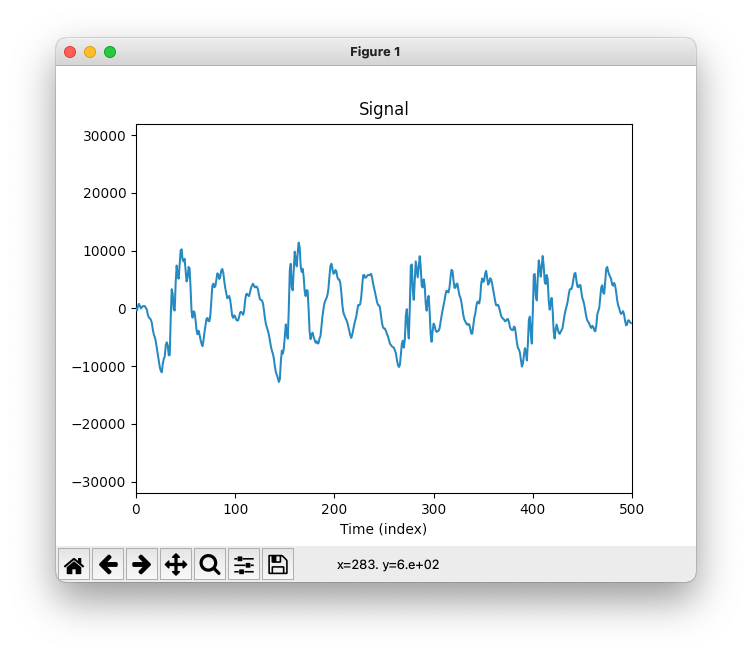

Write the Python code that produced this figure.
# plot_file_using_animate_rolling.py

import struct
import wave
import matplotlib
from matplotlib import pyplot
from matplotlib.animation import FuncAnimation

# matplotlib.use('TkAgg')
# matplotlib.use('MacOSX')

print('The matplotlib backend is %s' % pyplot.get_backend())      # Plotting backend

# Specify wave file
wavfile = 'author.wav'
print('Name of wave file: %s' % wavfile)

# Open wave file
wf = wave.open( wavfile, 'rb')

# Read wave file properties
RATE        = wf.getframerate()     # Frame rate (frames/second)
WIDTH       = wf.getsampwidth()     # Number of bytes per sample
LEN         = wf.getnframes()       # Signal length
CHANNELS    = wf.getnchannels()     # Number of channels

print('The file has %d channel(s).'         % CHANNELS)
print('The file has %d frames/second.'      % RATE)
print('The file has %d frames.'             % LEN)
print('The file has %d bytes per sample.'   % WIDTH)

# Number of samples to read at a time
READ_LEN = 20

# Number of samples to plot
PLOT_LEN = 500

plot_block = PLOT_LEN * [0]

# Set up plotting...

fig1 = pyplot.figure(1)
ax1 = fig1.add_subplot(1, 1, 1)   # axes
[g1] = ax1.plot([], [])

def my_init():
    print('Initialize')
    g1.set_xdata(range(PLOT_LEN))
    g1.set_ydata(plot_block)
    ax1.set_ylim(-32000, 32000)
    ax1.set_xlim(0, PLOT_LEN)
    ax1.set_xlabel('Time (index)')
    ax1.set_title('Signal')
    return (g1,)

def my_update(i):

    global plot_block
    
    # Get block of samples from wave file
    input_bytes = wf.readframes(READ_LEN)

    # Convert binary data to sequence (tuple) of numbers
    read_block = struct.unpack('h' * READ_LEN, input_bytes)

    # Concatenate past signal values with new signal values
    plot_block = plot_block[READ_LEN:] + list(read_block)
    
    # Update plot
    g1.set_ydata(plot_block)

    return (g1,)

Num_Plots = int(LEN/READ_LEN) - 1
print('Number of plots = ', Num_Plots)

my_anima = FuncAnimation(
    fig1,
    my_update,
    frames = Num_Plots,
    init_func = my_init,
    interval = 20,   # milliseconds
    blit = True,
    repeat = False
)
pyplot.show()   # Needed for FuncAnimation to show plots

pyplot.close()
wf.close()

print('* Finished')
